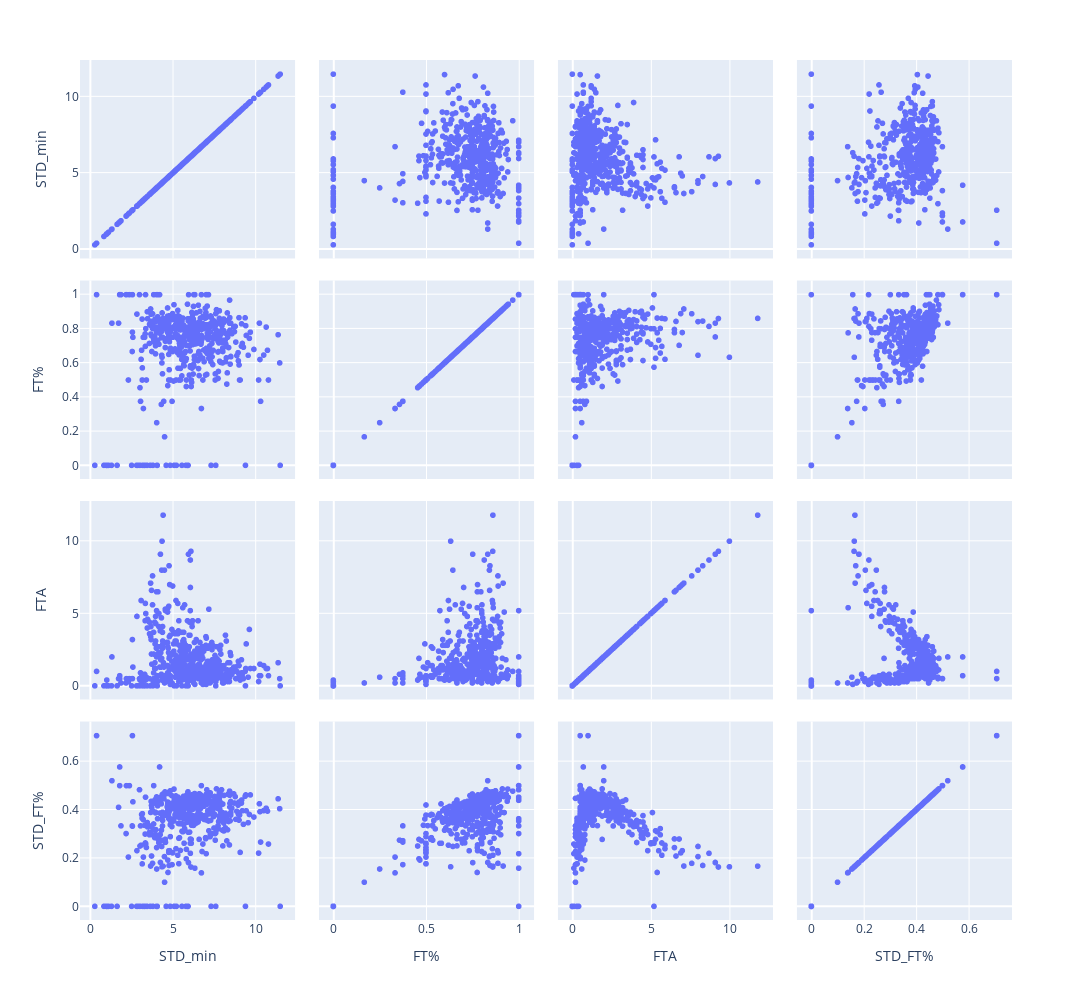

This figure's notebook cell:
### Markdown cell above
<h3> Taking a look at free throw shooting </h3>

### Code cell
import plotly.express as px
df = px.data.iris()
fig = px.scatter_matrix(percent_df,
                       dimensions= ['STD_min', 'FT%','FTA','STD_FT%'],
                       width= 1500,
                       height = 1000,
                       hover_name = "Name")
fig.show()

### Figure 1 — Plotly figure (JSON) as saved in the notebook; plotly's stock layout.template omitted (floating-point values rounded to 4 significant figures; data arrays with more than 128 entries replaced by an {"elided": "..."} marker saying what was removed)
{"data": [{"dimensions": [{"axis": {"matches": true}, "label": "STD_min", "values": {"elided": "508 float values"}}, {"axis": {"matches": true}, "label": "FT%", "values": {"elided": "508 float values"}}, {"axis": {"matches": true}, "label": "FTA", "values": {"elided": "508 float values"}}, {"axis": {"matches": true}, "label": "STD_FT%", "values": {"elided": "508 float values"}}], "hovertemplate": "<b>%{hovertext}</b><br><br>%{xaxis.title.text}=%{x}<br>%{yaxis.title.text}=%{y}<extra></extra>", "hovertext": {"elided": "508 str values"}, "legendgroup": "", "marker": {"color": "#636efa", "symbol": "circle"}, "name": "", "showlegend": false, "type": "splom"}], "layout": {"dragmode": "select", "height": 1000, "legend": {"tracegroupgap": 0}, "margin": {"t": 60}, "width": 1500}}
